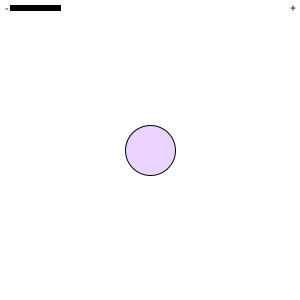
Frame 1 (no input)
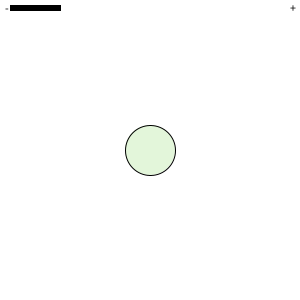
Frame 60 (the mouse pressed at the canvas centre just before this capture)
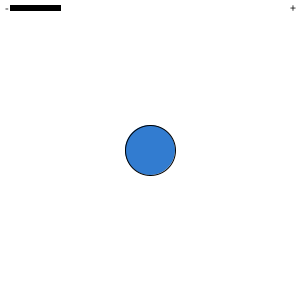
Frame 120 (the mouse held since frame 60 and released just before this capture)

The Processing sketch that drew these frames (run headless with seeded random() and noise(); from frame 60 on, the mouse is pressed at the canvas centre):

// Processing sketch: processing_58862
// ── processing_58862.pde

int storlek;


void setup(){
  frameRate(8);
  size(300, 300);
  storlek = 50;

}




void draw(){
  background (255);
  fill (0);
  text("-", 5, 12); //minustecken
  text("+", 290, 12); //minustecken
  rect(10, 5, storlek, 5);
  fill( random(255), random(255), random(255), random(255));
  ellipse(height/2, width/2, storlek, storlek);
}


void keyPressed(){
if(key == '-'){
  storlek = storlek - 10;
//minustangenten
}

else if(key == '+'){
  storlek = storlek + 10;
//plustangenten
}

}
